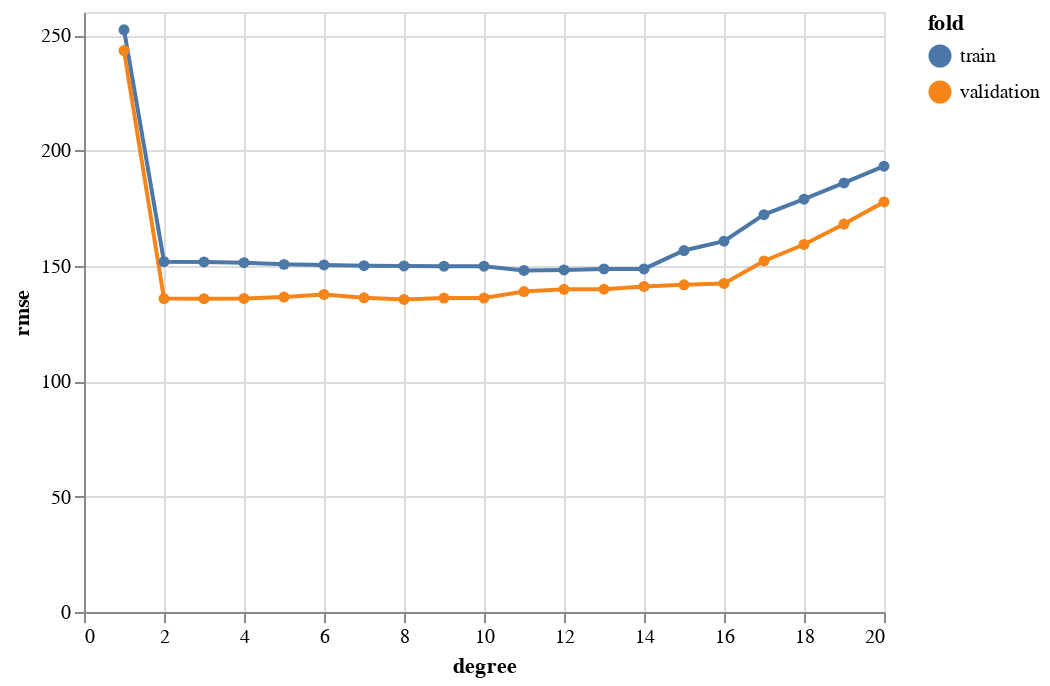

The code cell stored with this chart in its notebook:
### Code cell
# Plot RMSE against model flexibility.
f_plot_rmse_train_test_set(df_results4)
